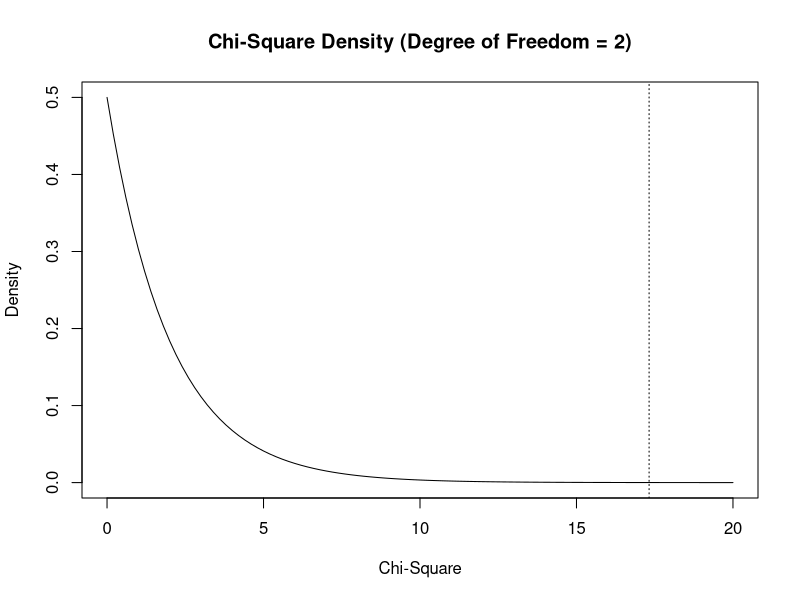

Recreate this plot in R.
## ---- chunk 1
data = matrix(c(24, 9, 13,
                289, 100, 565), 
              nrow = 2, byrow = T)
rownames(data) <- c("F = 1", "F = 0")
colnames(data) <- c("V = 0", "V = 1", "V = 2")
xsq <- chisq.test(data)

con_table <- addmargins(data)
for (i in 1:2) {
  for (j in 1:3) {
    con_table[i,j] <- paste(data[i,j], paste0("(", xsq$expected[i,j], ")"))
  }
}
knitr::kable(con_table, caption = "Contingency Table with Expected Frequencies")
## ---- chunk 2
knitr::kable(xsq$residuals, caption = "Pearson Residuals")
## ---- chunk 3
stdres <- xsq$residuals

for (i in 1:2) {
  for (j in 1:3) {
    stdres[i,j] = stdres[i,j] / sqrt((1-as.numeric(con_table[i,4])/1000)*(1-as.numeric(con_table[3,j])/1000))
  }
}  
  
knitr::kable(stdres, caption = "Standardized Pearson Residuals")
## ---- chunk 4
curve(dchisq(x, df = 2), from = 0, to = 20, 
      xlab = "Chi-Square", ylab = "Density", main = "Chi-Square Density (Degree of Freedom = 2)")
abline(v = 17.32, lty = 3)
## ---- chunk 5
chisq.test(data)
## ---- chunk 6
library(knitr)
estimated_con_prob <- matrix(c(24/46, 289/954, 9/46, 100/954, 13/46, 565/954), nrow = 2)
rownames(estimated_con_prob) <- c("$\\hat{P}(V = i \\mid F = 1)$", "$\\hat{P}(V = i \\mid F = 0)$")
colnames(estimated_con_prob) <- c("$i = 0$", "$i = 1$", "$i = 2$")
kable(estimated_con_prob, escape = F, caption = "Estimated Conditional Probabilities of the Number of Doses of Vaccines Injected Given Catching the Flu or Not")
